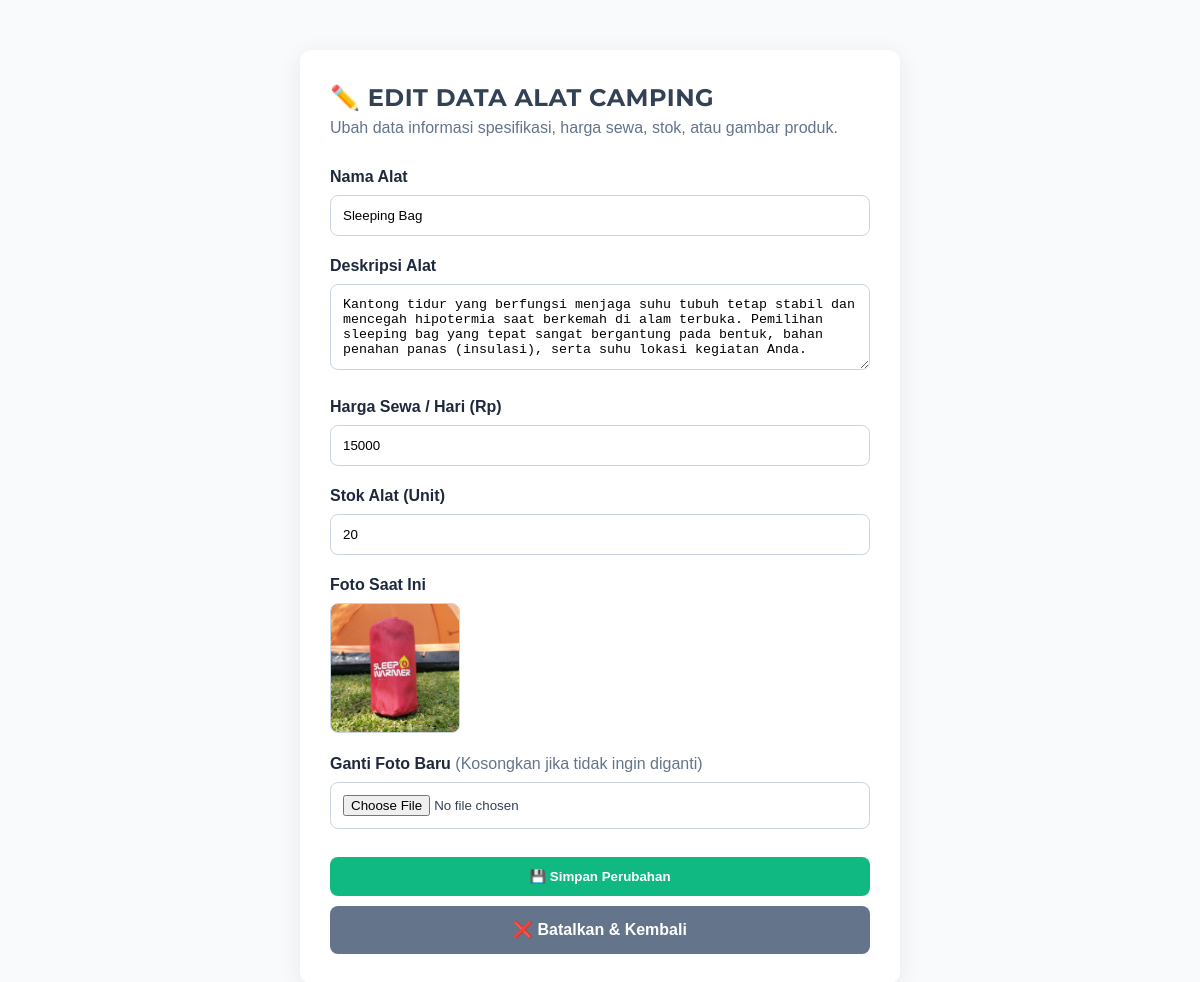
/admin/edit_produk.php?id=9, run on the app's committed database.
### tables this page shows
CREATE TABLE `produk` (
  `id_produk` int(11) NOT NULL,
  `nama_alat` varchar(100) DEFAULT NULL,
  `kategori` varchar(50) DEFAULT NULL,
  `harga_sewa` int(11) DEFAULT NULL,
  `deskripsi` text DEFAULT NULL,
  `stok` int(11) DEFAULT NULL,
  `foto` varchar(255) DEFAULT NULL,
  `gambar` varchar(255) DEFAULT NULL
);

### admin/edit_produk.php (the view, shortened to what this page needs)
<?php
include '../config/database.php';
$id_produk = mysqli_real_escape_string($conn, $_GET['id']);
$query = mysqli_query($conn, "SELECT * FROM produk WHERE id_produk = '$id_produk'");
$produk = mysqli_fetch_assoc($query);
?>
<!DOCTYPE html>
<html lang="id">
<head>
    <link rel="stylesheet" href="../assets/style.css">
</head>
<body style="background: #f8fafc;">
<div class="edit-container">
    <h2>✏️ EDIT DATA ALAT CAMPING</h2>
    <p style="color: #64748b; margin-bottom: 25px;">Ubah data informasi spesifikasi, harga sewa, stok, atau gambar produk.</p>
    <form method="POST" enctype="multipart/form-data">
        <div class="form-group">
            <label>Nama Alat</label>
            <input type="text" name="nama_alat" value="<?= htmlspecialchars($produk['nama_alat']); ?>" required>
        </div>
        <div class="form-group">
            <label>Deskripsi Alat</label>
            <textarea name="deskripsi" rows="4" required><?= htmlspecialchars($produk['deskripsi']); ?></textarea>
        </div>
        <div class="form-group">
            <label>Harga Sewa / Hari (Rp)</label>
            <input type="number" name="harga_sewa" value="<?= $produk['harga_sewa']; ?>" required>
        </div>
        <div class="form-group">
            <label>Stok Alat (Unit)</label>
            <input type="number" name="stok" value="<?= $produk['stok']; ?>" required>
        </div>
        <div class="form-group">
            <label>Foto Saat Ini</label>
            <div style="margin-bottom: 12px;">
                <?php if(!empty($produk['foto']) && file_exists("../assets/images/".$produk['foto'])): ?>
                    <img src="../assets/images/<?= $produk['foto']; ?>" width="130" style="border-radius: 8px; border: 1px solid #cbd5e1; object-fit: cover;">
                <?php else: ?>
                    <span style="color:#94a3b8; font-style:italic; font-size:0.9rem;">Belum ada foto yang diunggah</span>
                <?php endif; ?>
            </div>
            <label>Ganti Foto Baru <span style="font-weight:normal; color:#64748b;">(Kosongkan jika tidak ingin diganti)</span></label>
            <input type="file" name="foto" accept="image/*">
        </div>
        <button type="submit" name="update_produk" class="btn btn-success">💾 Simpan Perubahan</button>
        <a href="produk.php" class="btn btn-secondary">❌ Batalkan & Kembali</a>
    </form>
</div>
</body>
</html>

### assets/style.css (style rules this page uses)
:root { --midnight: #0f172a; --slate-800: #1e293b; --accent-blue: #2563eb; --text-main: #334155; --text-light: #64748b; --white: #ffffff; }
* { margin: 0; padding: 0; box-sizing: border-box; }
body { font-family: 'Inter', sans-serif; background-color: #f8fafc; color: var(--text-main); line-height: 1.5; }
h1, h2, h3, .logo, .nav-link, .btn-primary { font-family: 'Montserrat', sans-serif; text-transform: uppercase; letter-spacing: 0.5px; }

### admin/edit_produk.php (style rules this page uses)
.edit-container { max-width: 600px; margin: 50px auto; padding: 30px; background: white; border-radius: 12px; box-shadow: 0 5px 25px rgba(0,0,0,0.08); font-family: sans-serif; }
.form-group { margin-bottom: 18px; }
.form-group label { display: block; margin-bottom: 6px; font-weight: bold; color: #1e293b; }
.form-group input, .form-group textarea { width: 100%; padding: 12px; border: 1px solid #cbd5e1; border-radius: 8px; box-sizing: border-box; }
.btn { padding: 12px 20px; border-radius: 8px; font-weight: bold; text-decoration: none; display: inline-block; border: none; cursor: pointer; text-align: center; }
.btn-success { background: #10b981; color: white; width: 100%; margin-top: 10px; }
.btn-secondary { background: #64748b; color: white; margin-top: 10px; display: block; }

### data on the page
produk: nama_alat "Sleeping Bag", deskripsi "Kantong tidur yang berfungsi menjaga suhu tubuh tetap stabil dan mencegah hipotermia saat berkemah di alam terbuka. Pemilihan sleeping bag yang tepat sangat bergantung pada bentuk, bahan penahan panas (insulasi), serta suhu lokasi kegiatan Anda.", harga_sewa "15000", stok "20", foto (picture)
